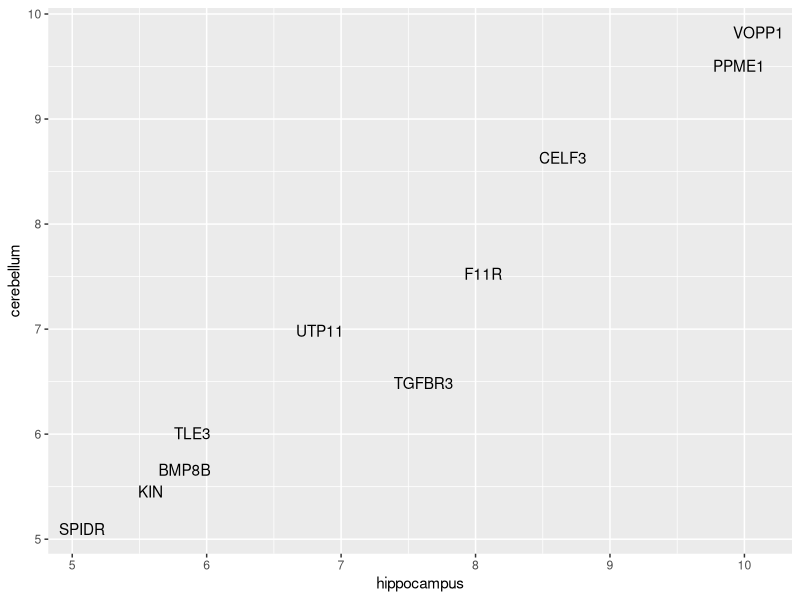
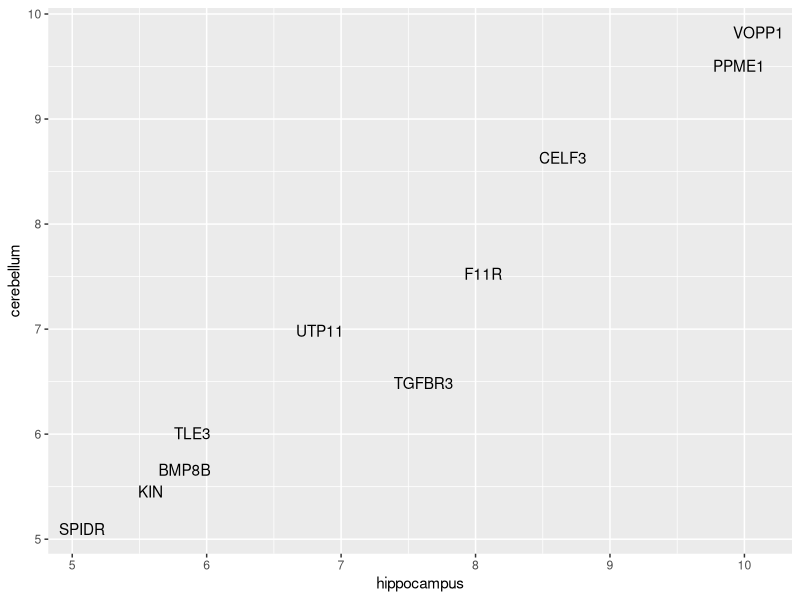
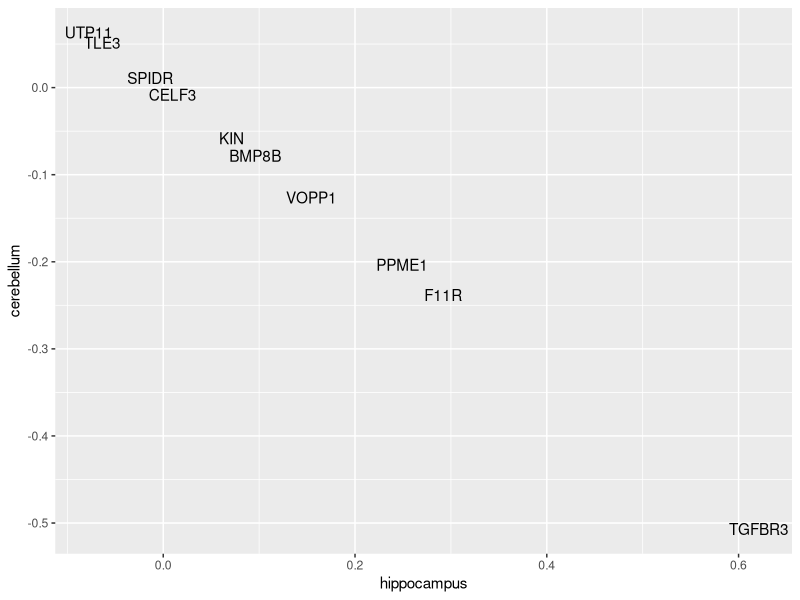

R code for these plots, in order:
#----   Comprehension Check: Generative Models    ----
library(tidyverse)
library(caret)

#---    Q1      ----
library(dslabs)
library(caret)
data("tissue_gene_expression")

seed <- 1993
if(R.version$version.string  == "R version 3.6.0 (2019-04-26)"){
        set.seed(seed, sample.kind = "Rounding")
} else {
        set.seed(seed)
}

ind <- which(tissue_gene_expression$y %in% c("cerebellum", "hippocampus"))
y <- droplevels(tissue_gene_expression$y[ind])
x <- tissue_gene_expression$x[ind, ]
x <- x[, sample(ncol(x), 10)]

train(x = x, y = y, method = "lda")


#---    Q2      ----
train(x = x, y = y, method = "lda")$finalModel
str(train(x = x, y = y, method = "lda"))

M <- train(x = x, y = y, method = "lda")$finalModel$means
as.data.frame(t(M)) %>% ggplot(aes(hippocampus, cerebellum)) + geom_text(label = row.names(t(M)))


#---    Q3      ----
train(x = x, y = y, method = "qda")


#---    Q4      ----
M <- train(x = x, y = y, method = "qda")$finalModel$means
as.data.frame(t(M)) %>% ggplot(aes(hippocampus, cerebellum)) + geom_text(label = row.names(t(M)))


#---    Q5      ----
train(x = x, y = y, method = "lda", preProcess = "center")

M <- train(x = x, y = y, method = "lda", preProcess = "center")$finalModel$means
as.data.frame(t(M)) %>% ggplot(aes(hippocampus, cerebellum)) + geom_text(label = row.names(t(M)))


#---    Q6      ----
data("tissue_gene_expression")
seed <- 1993
if(R.version$version.string  == "R version 3.6.0 (2019-04-26)"){
        set.seed(seed, sample.kind = "Rounding")
} else {
        set.seed(seed)
}
y <- tissue_gene_expression$y
x <- tissue_gene_expression$x
x <- x[, sample(ncol(x), 10)]
train(x, y, method = "lda")
